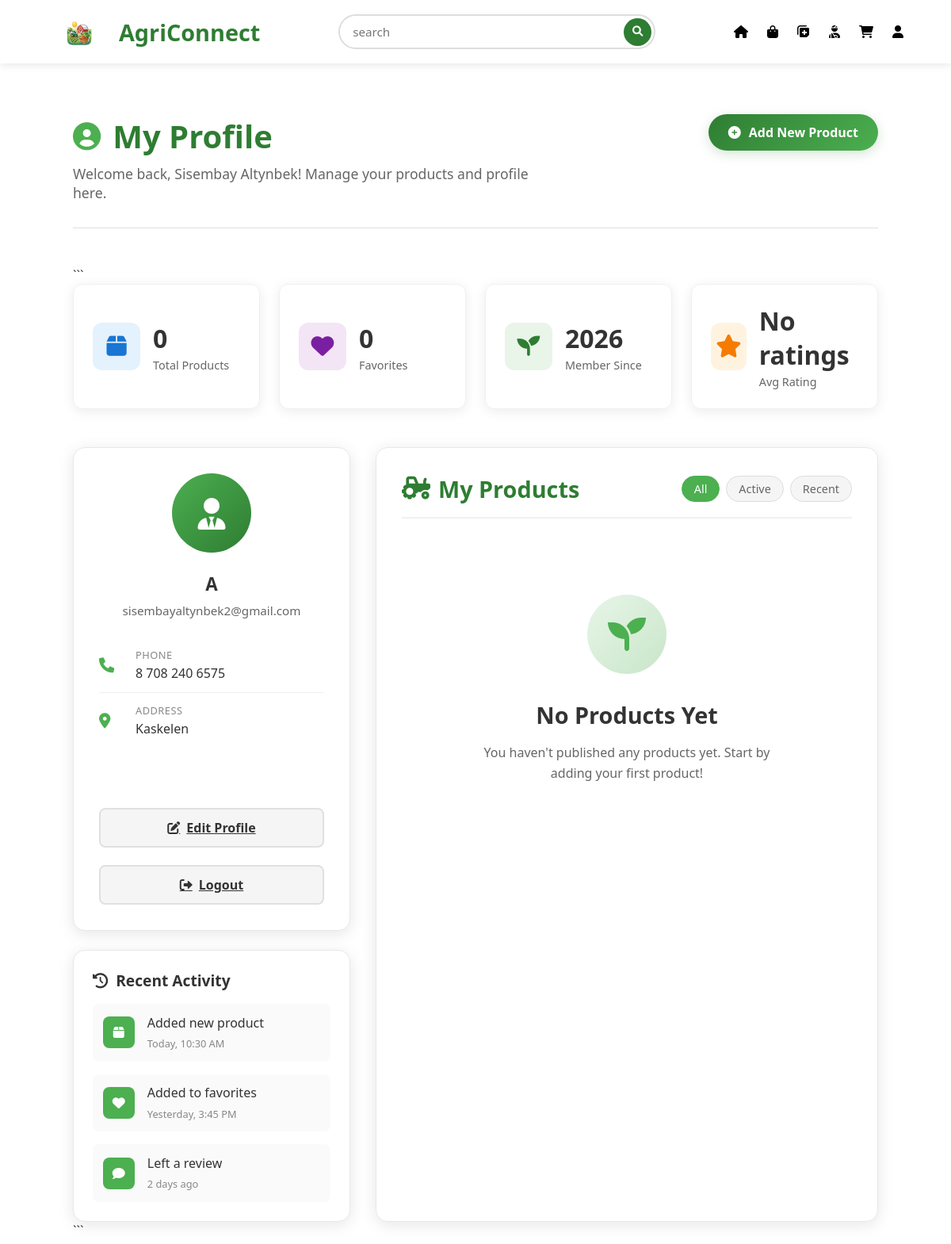
The app's page /profile/ (signed in, upper part), older data.
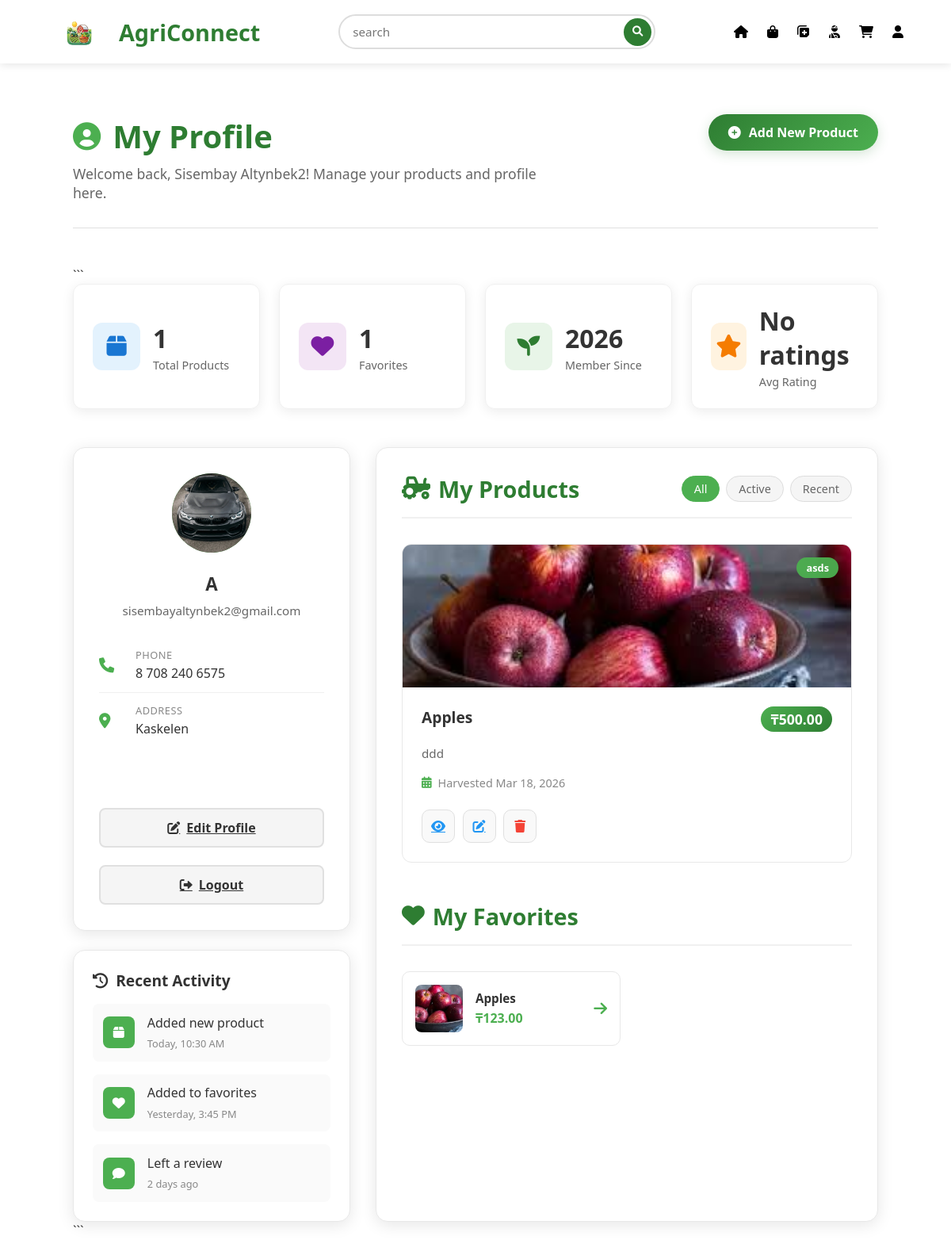
The same page, newer data.
### farmer_app/models.py (models this page shows, shortened)
class Buyer(models.Model):
    user = models.OneToOneField(settings.AUTH_USER_MODEL, on_delete=models.CASCADE)
    avatar = models.ImageField(upload_to="avatars/", blank=True, null=True)
    name = models.CharField(max_length=50)
    liked_products = models.ManyToManyField(
        'Products',
        blank=True,
        related_name='liked_by'
    )

class Products(models.Model):
    image = models.ImageField(upload_to="products/", null=True, blank=True)
    farmer = models.ForeignKey(Farmer, on_delete=models.CASCADE)
    name = models.CharField(max_length=120)
    slug = AutoSlugField(populate_from='name', unique=True, always_update=False)
    price = models.DecimalField(
        max_digits=10,
        decimal_places=2,
        validators=[MinValueValidator(Decimal('0.01'))]
    )
    excerpt = models.CharField(max_length=200, null=True, blank=True)
    description = models.TextField()
    harvest_date = models.DateField(default=timezone.now)
    category = models.ForeignKey(Categories, on_delete=models.CASCADE)

class Categories(models.Model):
    name = models.CharField(max_length=255)
    image = models.ImageField(upload_to="category_images/", blank=True, null=True)
    excerpt = models.CharField(max_length=500, null=True, blank=True)

### farmer_app/views.py (the view, shortened to what this page needs)
# urls.py: path('profile/', views.profile, name='profile'),
@login_required
def profile(request):
    buyer = getattr(request.user, "buyer", None)
    farmer = getattr(buyer, "farmer", None)
    products = Products.objects.filter(farmer=farmer) if farmer else []
    average_rate = Feedback.objects.filter(
        product__farmer=farmer
    ).aggregate(avg=Avg('rating'))['avg']
    return render(request, "profile.html", {
        "buyer": buyer,
        "farmer": farmer,
        "products": products,
        "average_rate": round(average_rate, 1) if average_rate else "No ratings"
    })

### farmer_app/templates/profile.html (shortened to what the changed rows need)
{% extends 'base.html' %}
{% load static %}
{% block content %}
<link rel="stylesheet" href="{% static 'css/profile.css' %}">
<div class="profile-container">
    <div class="profile-header">
        <div class="header-content">
            <h1><i class="fas fa-user-circle"></i> My Profile</h1>
            <p class="welcome-text">Welcome back, {{ buyer.name }}! Manage your products and profile here.</p>
        </div>
    </div>
<div class="quick-stats">
    {% if farmer %}
        <div class="stat-card">
            <div class="stat-icon" style="background: #e3f2fd;">
                <i class="fas fa-box" style="color: #1976d2;"></i>
            </div>
            <div class="stat-info">
                <h3>{{ products.count }}</h3>
                <p>Total Products</p>
            </div>
        </div>
    {% endif %}
    <div class="stat-card">
        <div class="stat-info">
            <h3>{{ buyer.liked_products.count }}</h3>
            <p>Favorites</p>
        </div>
    </div>
    <div class="stat-card">
        <div class="stat-info">
            <h3>{{ buyer.user.date_joined|date:"Y" }}</h3>
            <p>Member Since</p>
        </div>
    </div>
</div>
<div class="profile-content">
    <div class="profile-sidebar">
        <div class="profile-card">
            <div class="profile-avatar">
                {% with user.socialaccount_set.first as social %}
                    {% if social and social.provider == "google" %}
                        {% if buyer.avatar %}
                            <img src="{{ buyer.avatar.url }}"
                                style="width:100px;height:100px;border-radius:50%;object-fit:cover;">
                        {% else %}
                            <img src="{{ social.extra_data.picture }}"
                                style="width:100px;height:100px;border-radius:50%;object-fit:cover;">
                        {% endif %}
                    {% else %}
                        {% if buyer.avatar %}
                            <img src="{{ buyer.avatar.url }}"
                                style="width:100px;height:100px;border-radius:50%;object-fit:cover;">
                        {% else %}
                            <div class="no-avatar">
                                <i class="fas fa-user-tie"></i>
                            </div>
                        {% endif %}
                    {% endif %}
                {% endwith %}
            </div>
            <div class="profile-info">
                {% with user.socialaccount_set.first as social %}
                    {% if social and social.provider == "google" %}
                        <h3>{{ social.extra_data.name }}</h3>
                        <p class="profile-email">{{ social.extra_data.email }}</p>
                    {% else %}
                        <h3>{{ buyer.user.username }}</h3>
                        <p class="profile-email">{{ buyer.user.email }}</p>
                    {% endif %}
                {% endwith %}
                <div class="info-grid">
                    {% if farmer %}
                        <div class="info-item">
                        </div>
                        <div class="info-item">
                        </div>
                    {% endif %}
                </div>
                <br><br>
                {% if farmer %}
                <a class="edit-profile-btn" href="{% url 'choice' %}">
                    <i class="fas fa-edit"></i> Edit Profile
                </a><br>
                {% else %}
                <a class="edit-profile-btn" href="{% url 'become-farmer' %}">
                    <i class="fas fa-edit"></i> Become A Farmer
                </a><br>
                {% endif %}
                <a href="{% url 'logout' %}" class="edit-profile-btn">
                    <i class="fas fa-sign-out-alt"></i> Logout
                </a>
            </div>
        </div>
    </div>
    <div class="profile-main">
        <div class="section-header">
            <h2><i class="fas fa-tractor"></i> My Products</h2>
        </div>
        {% if products %}
            <div class="products-grid">
                {% for product in products %}
                <div class="product-card">
                    <div class="product-image">
                        {% if product.image %}
                            <img src="{{ product.image.url }}" alt="{{ product.name }}">
                        {% else %}
                            <div class="no-image">
                                <i class="fas fa-seedling"></i>
                            </div>
                        {% endif %}
                        <div class="product-badge">{{ product.category.name }}</div>
                    </div>
                    <div class="product-content">
                        <div class="product-header">
                            <h3>{{ product.name }}</h3>
                            <span class="product-price">₸{{ product.price }}</span>
                        </div>
                        {% if product.excerpt %}
                        <p class="product-excerpt">{{ product.excerpt }}</p>
                        {% endif %}
                        {% if product.harvest_date %}
                        <div class="product-meta">
                            <i class="fas fa-calendar-alt"></i>
                            <span>Harvested {{ product.harvest_date|date:"M d, Y" }}</span>
                        </div>
                        {% endif %}
                        <div class="product-actions">
                            <a href="{% url 'product-details' product.slug %}" class="view-btn">
                                <i class="fas fa-eye"></i>
                            </a>
                            <a href="{% url 'update-page' product.id %}" class="view-btn">
                                <i class="fas fa-edit"></i>
                            </a>
                            <form action="{% url 'delete_product' product.id %}" method="POST" class="delete-form">
                                <button type="submit" class="delete-btn" onclick="return confirm('Are you sure you want to delete this product?')">
                                    <i class="fas fa-trash"></i>
                                </button>
                            </form>
                        </div>
                    </div>
                </div>
                {% endfor %}
            </div>
        {% else %}
            <div class="empty-state">
                <div class="empty-icon">
                    <i class="fas fa-seedling"></i>
                </div>
                <h3>No Products Yet</h3>
                <p>You haven't published any products yet. Start by adding your first product!</p>
            </div>
        {% endif %}
        {% if buyer.liked_products.exists %}
        <div class="section-header" style="margin-top: 3rem;">
            <h2><i class="fas fa-heart"></i> My Favorites</h2>
        </div>
        <div class="favorites-grid">
            {% for product in buyer.liked_products.all|slice:":9" %}
            <div class="favorite-card">
                {% if product.image %}
                    <img src="{{ product.image.url }}" alt="{{ product.name }}">
                {% else %}
                    <div class="no-image small">
                        <i class="fas fa-seedling"></i>
                    </div>
                {% endif %}
                <div class="favorite-info">
                    <h4>{{ product.name }}</h4>
                    <p>₸{{ product.price }}</p>
                </div>
                <a href="{% url 'product-details' product.slug %}" class="favorite-view">
                    <i class="fas fa-arrow-right"></i>
                </a>
            </div>
            {% endfor %}
        </div>
        {% endif %}
    </div>
</div>
</div>
{% endblock %}

Row changes from the older to the newer data that the page shows:
changed Buyer "sisembayaltynbek2@gmail.com": name "Sisembay Altynbek" → "Sisembay Altynbek2"; liked_products.count "0" → "1"; avatar: picture added; avatar empty → "avatars/bmw.webp" (drawn)
added Products: image (picture), category.name "asds", name "Apples", price "500.00", excerpt "ddd", harvest_date "Mar 18, 2026", shown under "My Products"
now on this page (row unchanged): Products: image (picture), name "Apples", price "123.00", shown under "My Favorites"
Text that changed along with them:
{{ products.count }}: "0" → "1"
text no longer shown: "No Products Yet You haven't published any products yet. Start by adding your first product!"
text now shown: "My Favorites"
